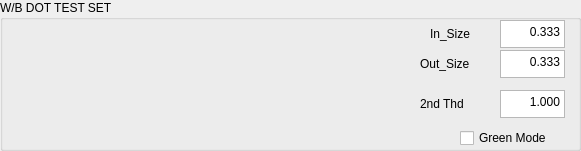
  <widget class="QGroupBox" name="groupBox">
   <property name="geometry">
    <rect>
     <x>20</x>
     <y>615</y>
     <width>581</width>
     <height>151</height>
    </rect>
   </property>
   <property name="toolTip">
    <string>&lt;html&gt;&lt;head/&gt;&lt;body&gt;&lt;p&gt;11111&lt;/p&gt;&lt;/body&gt;&lt;/html&gt;</string>
   </property>
   <property name="title">
    <string>W/B DOT TEST SET</string>
   </property>
   <widget class="QCheckBox" name="greenMode">
    <property name="geometry">
     <rect>
      <x>460</x>
      <y>128</y>
      <width>118</width>
      <height>20</height>
     </rect>
    </property>
    <property name="text">
     <string>Green Mode</string>
    </property>
    <property name="checked">
     <bool>false</bool>
    </property>
   </widget>
   <widget class="QTextEdit" name="out_Size">
    <property name="geometry">
     <rect>
      <x>500</x>
      <y>50</y>
      <width>65</width>
      <height>28</height>
     </rect>
    </property>
    <property name="html">
     <string>&lt;!DOCTYPE HTML PUBLIC &quot;-//W3C//DTD HTML 4.0//EN&quot; &quot;http://www.w3.org/TR/REC-html40/strict.dtd&quot;&gt;
&lt;html&gt;&lt;head&gt;&lt;meta name=&quot;qrichtext&quot; content=&quot;1&quot; /&gt;&lt;style type=&quot;text/css&quot;&gt;
p, li { white-space: pre-wrap; }
&lt;/style&gt;&lt;/head&gt;&lt;body style=&quot; font-family:'SimSun'; font-size:9pt; font-weight:400; font-style:normal;&quot;&gt;
&lt;p align=&quot;right&quot; style=&quot; margin-top:0px; margin-bottom:0px; margin-left:0px; margin-right:0px; -qt-block-indent:0; text-indent:0px;&quot;&gt;0.333&lt;/p&gt;&lt;/body&gt;&lt;/html&gt;</string>
    </property>
   </widget>
   <widget class="QTextEdit" name="in_Size">
    <property name="geometry">
     <rect>
      <x>500</x>
      <y>20</y>
      <width>65</width>
      <height>28</height>
     </rect>
    </property>
    <property name="html">
     <string>&lt;!DOCTYPE HTML PUBLIC &quot;-//W3C//DTD HTML 4.0//EN&quot; &quot;http://www.w3.org/TR/REC-html40/strict.dtd&quot;&gt;
&lt;html&gt;&lt;head&gt;&lt;meta name=&quot;qrichtext&quot; content=&quot;1&quot; /&gt;&lt;style type=&quot;text/css&quot;&gt;
p, li { white-space: pre-wrap; }
&lt;/style&gt;&lt;/head&gt;&lt;body style=&quot; font-family:'SimSun'; font-size:9pt; font-weight:400; font-style:normal;&quot;&gt;
&lt;p align=&quot;right&quot; style=&quot; margin-top:0px; margin-bottom:0px; margin-left:0px; margin-right:0px; -qt-block-indent:0; text-indent:0px;&quot;&gt;0.333&lt;/p&gt;&lt;/body&gt;&lt;/html&gt;</string>
    </property>
   </widget>
   <widget class="QLabel" name="label_5">
    <property name="geometry">
     <rect>
      <x>430</x>
      <y>20</y>
      <width>61</width>
      <height>28</height>
     </rect>
    </property>
    <property name="layoutDirection">
     <enum>Qt::RightToLeft</enum>
    </property>
    <property name="text">
     <string>In_Size</string>
    </property>
   </widget>
   <widget class="QLabel" name="label_6">
    <property name="geometry">
     <rect>
      <x>420</x>
      <y>50</y>
      <width>71</width>
      <height>28</height>
     </rect>
    </property>
    <property name="text">
     <string>Out_Size</string>
    </property>
    <property name="alignment">
     <set>Qt::AlignLeading|Qt::AlignLeft|Qt::AlignVCenter</set>
    </property>
   </widget>
   <widget class="QTextEdit" name="SecondThd">
    <property name="geometry">
     <rect>
      <x>500</x>
      <y>90</y>
      <width>65</width>
      <height>28</height>
     </rect>
    </property>
    <property name="html">
     <string>&lt;!DOCTYPE HTML PUBLIC &quot;-//W3C//DTD HTML 4.0//EN&quot; &quot;http://www.w3.org/TR/REC-html40/strict.dtd&quot;&gt;
&lt;html&gt;&lt;head&gt;&lt;meta name=&quot;qrichtext&quot; content=&quot;1&quot; /&gt;&lt;style type=&quot;text/css&quot;&gt;
p, li { white-space: pre-wrap; }
&lt;/style&gt;&lt;/head&gt;&lt;body style=&quot; font-family:'SimSun'; font-size:9pt; font-weight:400; font-style:normal;&quot;&gt;
&lt;p align=&quot;right&quot; style=&quot; margin-top:0px; margin-bottom:0px; margin-left:0px; margin-right:0px; -qt-block-indent:0; text-indent:0px;&quot;&gt;1.000&lt;/p&gt;&lt;/body&gt;&lt;/html&gt;</string>
    </property>
   </widget>
   <widget class="QLabel" name="label_22">
    <property name="geometry">
     <rect>
      <x>420</x>
      <y>90</y>
      <width>61</width>
      <height>28</height>
     </rect>
    </property>
    <property name="text">
     <string>2nd Thd</string>
    </property>
    <property name="alignment">
     <set>Qt::AlignLeading|Qt::AlignLeft|Qt::AlignVCenter</set>
    </property>
   </widget>
  </widget>
